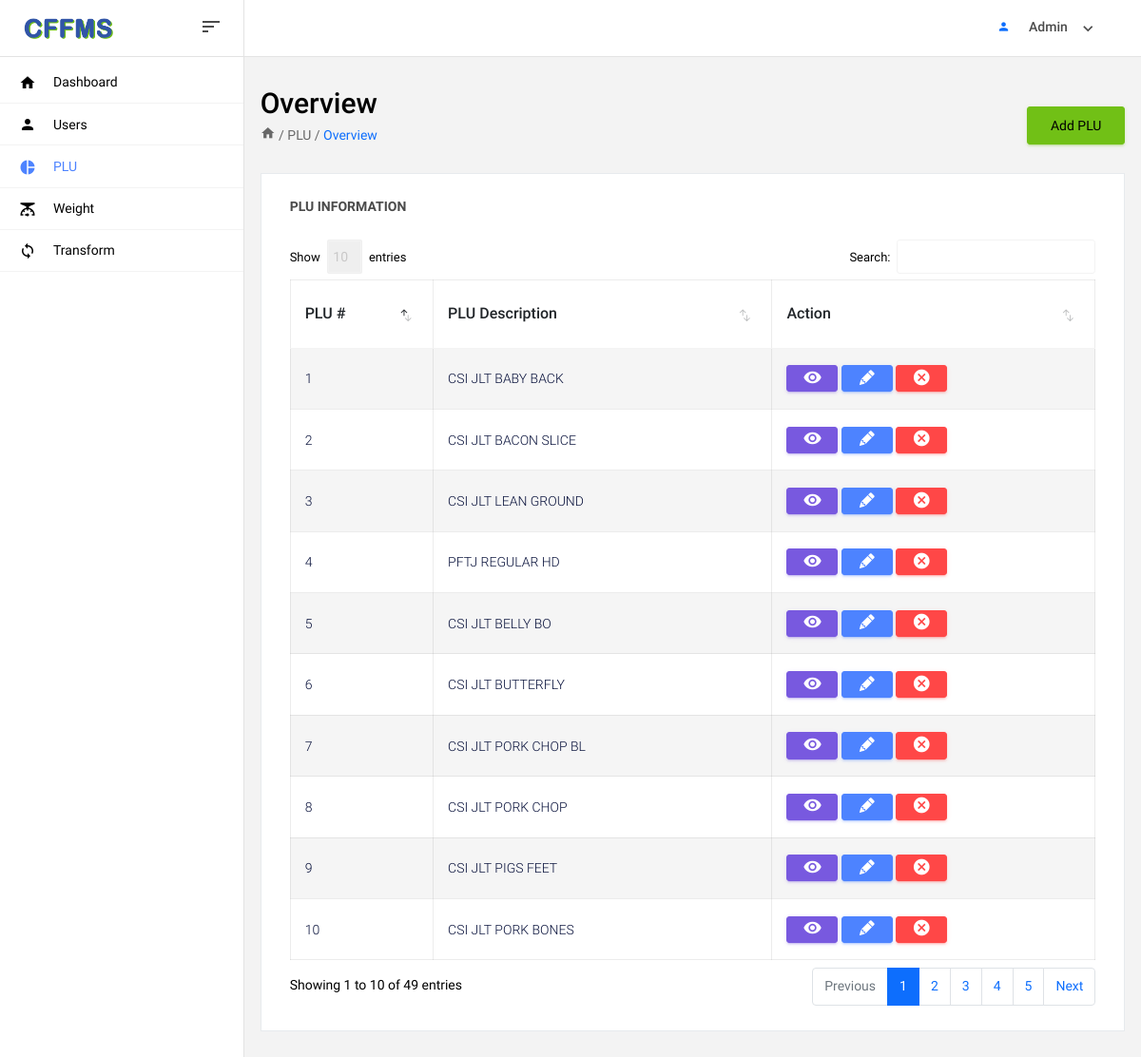
The page /plu.php (signed in) on the database its author committed.
### tables this page shows
CREATE TABLE `plu` (
  `id` int(11) NOT NULL,
  `plu_num` int(11) NOT NULL,
  `plu_desc` varchar(100) NOT NULL,
  `added_by` varchar(100) NOT NULL,
  `added_on` date NOT NULL,
  `updated_by` varchar(100) NOT NULL,
  `updated_on` date NOT NULL,
  `deleted_by` varchar(100) NOT NULL,
  `deleted_on` date NOT NULL,
  `is_deleted` tinyint(1) NOT NULL
);

### db/connector.php (called while the page is built)
<?php
  class DBConnection {
    private $host = "localhost";
    private $user = "root";
    private $pass = "";
    private $db = "cffms";
    protected function connect() {
      $dsn = 'mysql:host=' . $this->host . ';dbname=' . $this->db;
      $pdo = new PDO($dsn, $this->user, $this->pass);
      $pdo->setAttribute(PDO::ATTR_DEFAULT_FETCH_MODE, PDO::FETCH_ASSOC);
      return $pdo;
    }
  }
?>

### models/plu-facade.php (called while the page is built, shortened)
<?php
  class PLUFacade extends DBConnection {
    public function fetchAllPLU() {
      $sql = $this->connect()->prepare("SELECT * FROM plu WHERE is_deleted = 0");
      $sql->execute();
      return $sql;
    }
  }
?>

### plu.php (the view, shortened to what this page needs)
<?php
	include('layout/header.php');
	include('db/connector.php');
  include('models/plu-facade.php');
  $PLUFacade = new PLUFacade;
  if (isset($_SESSION["full_name"])) {
		$fullName = $_SESSION["full_name"];
	}
  if (isset($_SESSION["user_type"])) {
		$userType = $_SESSION["user_type"];
	}
?>
	<nav class="navbar col-lg-12 col-12 p-0 fixed-top d-flex flex-row">
    <div class="navbar-brand-wrapper d-flex justify-content-center">
			<div class="navbar-brand-inner-wrapper d-flex justify-content-between align-items-center w-100">
				<a class="navbar-brand brand-logo" href="index.php"><img class="w-100" src="images/logo-1.png" alt="logo"/></a>
				<button class="navbar-toggler navbar-toggler align-self-center" type="button" data-toggle="minimize">
					<span class="mdi mdi-sort-variant"></span>
				</button>
			</div>
		</div>
		<div class="navbar-menu-wrapper d-flex align-items-center justify-content-end">
			<ul class="navbar-nav navbar-nav-right">
				<li class="nav-item nav-profile dropdown">
					<a class="nav-link dropdown-toggle" href="#" data-bs-toggle="dropdown" id="profileDropdown">
					<i class="mdi mdi-account text-primary"></i>
						<span class="nav-profile-name"><?= $fullName ?></span>
					</a>
				</li>
			</ul>
		</div>
	</nav>
  <div class="container-fluid page-body-wrapper">
    <nav class="sidebar sidebar-offcanvas" id="sidebar">
      <ul class="nav">
        <li class="nav-item">
          <a class="nav-link" href="index.php">
            <i class="mdi mdi-home menu-icon"></i>
            <span class="menu-title">Dashboard</span>
          </a>
        </li>
        <?php if ($userType == 'admin') { ?>
          <li class="nav-item">
            <a class="nav-link" href="users.php">
              <i class="mdi mdi-account menu-icon"></i>
              <span class="menu-title">Users</span>
            </a>
          </li>
          <li class="nav-item">
            <a class="nav-link" href="plu.php">
              <i class="mdi mdi-chart-pie menu-icon"></i>
              <span class="menu-title">PLU</span>
            </a>
          </li>
        <?php } ?>
        <li class="nav-item">
          <a class="nav-link" href="weight.php">
            <i class="mdi mdi-scale menu-icon"></i>
            <span class="menu-title">Weight</span>
          </a>
        </li>
        <li class="nav-item">
          <a class="nav-link" href="transform.php">
            <i class="mdi mdi-sync menu-icon"></i>
            <span class="menu-title">Transform</span>
          </a>
        </li>
      </ul>
    </nav>
    <div class="main-panel">
      <div class="content-wrapper">
        <div class="row">
          <div class="col-md-12 grid-margin">
            <div class="d-flex justify-content-between flex-wrap">
              <div class="d-flex align-items-end flex-wrap">
                <div class="me-md-3 me-xl-5">
                  <h2>Overview</h2>
                  <div class="d-flex">
                    <i class="mdi mdi-home text-muted hover-cursor"></i>
                    <p class="text-muted mb-0 hover-cursor">&nbsp;/&nbsp;<a href="plu.php" class="text-decoration-none text-reset">PLU</a>&nbsp;/&nbsp;</p>
                    <p class="text-primary mb-0 hover-cursor">Overview</p>
                  </div>
                </div>
              </div>
              <div class="d-flex justify-content-between align-items-end flex-wrap">
                <a class="btn btn-success mt-2 mt-xl-0" href="add-plu.php">Add PLU</a>
              </div>
            </div>
          </div>
        </div>
        <div class="row">
          <div class="col-md-12 stretch-card">
            <div class="card">
              <div class="card-body">
                <p class="card-title">PLU Information</p>
                <div class="table-responsive">
                  <table class="table">
                    <thead>
                      <tr>
                        <th>PLU #</th>
                        <th>PLU Description</th>
                        <th>Action</th>
                      </tr>
                    </thead>
                    <tbody>
                      <?php
                        $PLUS = $PLUFacade->fetchAllPLU()->fetchAll();
                        foreach($PLUS as $PLU) { ?>
                      <tr class="text-uppercase">
                        <td><?= $PLU["plu_num"] ?></td>
                        <td><?= $PLU["plu_desc"] ?></td>
                        <td>
                          <a class="btn btn-info" href="view-plu.php?plu_num=<?= $PLU["plu_num"] ?>&plu_desc=<?= $PLU["plu_desc"] ?>&added_by=<?= $PLU["added_by"] ?>&added_on=<?= $PLU["added_on"] ?>&updated_by=<?= $PLU["updated_by"] ?>&updated_on=<?= $PLU["updated_on"] ?>&deleted_by=<?= $PLU["deleted_by"] ?>&deleted_on=<?= $PLU["deleted_on"] ?>"><i class="mdi mdi-eye"></i></a>
                          <a class="btn btn-primary text-white" href="update-plu.php?id=<?= $PLU["id"] ?>&plu_num=<?= $PLU["plu_num"] ?>&plu_desc=<?= $PLU["plu_desc"] ?>&added_by=<?= $PLU["added_by"] ?>&added_on=<?= $PLU["added_on"] ?>&updated_by=<?= $PLU["updated_by"] ?>&updated_on=<?= $PLU["updated_on"] ?>&deleted_by=<?= $PLU["deleted_by"] ?>&deleted_on=<?= $PLU["deleted_on"] ?>"><i class="mdi mdi-lead-pencil"></i></a>
                          <a class="btn btn-danger text-white" href="delete-plu.php?plu_num=<?= $PLU["plu_num"] ?>&deleted_by=<?= $fullName ?>"><i class="mdi mdi-close-circle"></i></a>
                        </td>
                      </tr>
                      <?php } ?>
                    </tbody>
                  </table>
                </div>
              </div>
            </div>
          </div>
        </div>
      </div>
    </div>
  </div>
<?php include('layout/footer.php') ?>

### layout/header.php (shortened to what this page needs)
<!DOCTYPE html>
<html lang="en">
<head>
  <link rel="stylesheet" href="vendors/mdi/css/materialdesignicons.min.css">
  <link rel="stylesheet" href="vendors/base/vendor.bundle.base.css">
  <link rel="stylesheet" href="vendors/datatables.net-bs4/dataTables.bootstrap4.css">
  <link rel="stylesheet" href="css/style.css">
</head>
<body>

### layout/footer.php (shortened to what this page needs)
</body>
</html>

### rows shown on the page
plu: plu_num "1", plu_desc "CSI JLT BABY BACK"
plu: plu_num "2", plu_desc "CSI JLT BACON SLICE"
plu: plu_num "3", plu_desc "CSI JLT LEAN GROUND"
plu: plu_num "4", plu_desc "PFTJ REGULAR HD"
plu: plu_num "5", plu_desc "CSI JLT BELLY BO"
plu: plu_num "6", plu_desc "CSI JLT BUTTERFLY"
plu: plu_num "7", plu_desc "CSI JLT PORK CHOP BL"
plu: plu_num "8", plu_desc "CSI JLT PORK CHOP"
plu: plu_num "9", plu_desc "CSI JLT PIGS FEET"
plu: plu_num "10", plu_desc "CSI JLT PORK BONES"

### other values the page prints
$fullName "Admin"
